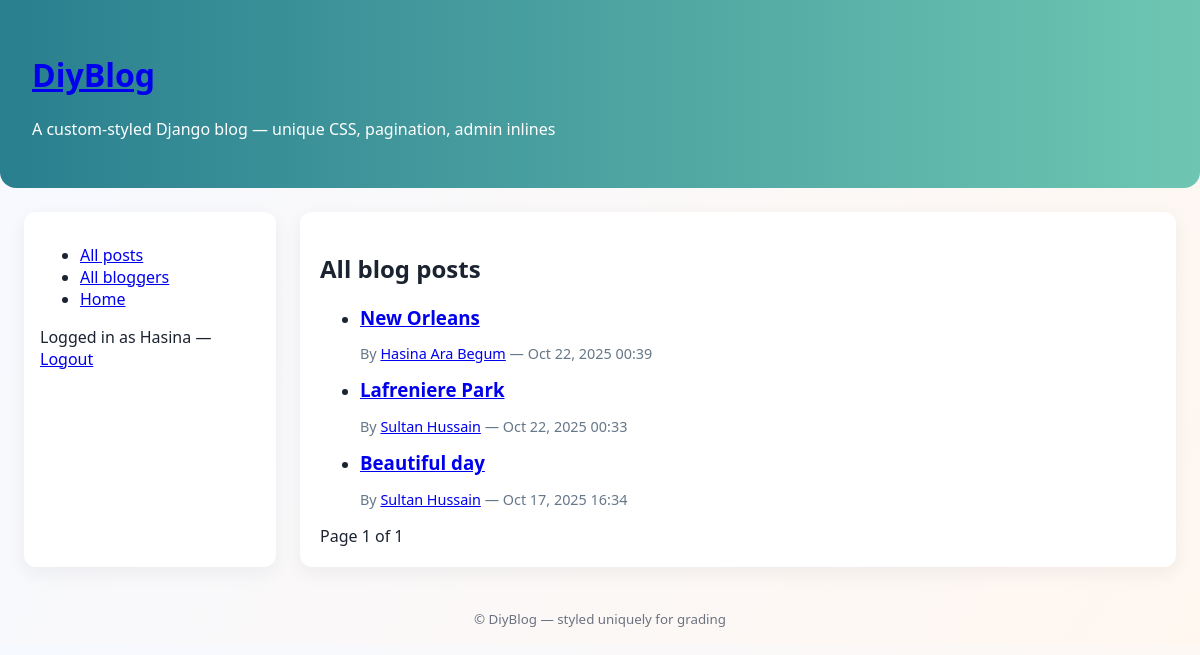
The app's page /blog/blogs/ (signed in) with its own data.
### blog/models.py (models this page shows, shortened)
class BlogPost(models.Model):
    title = models.CharField(max_length=255)
    author = models.ForeignKey(Blogger, on_delete=models.SET_NULL, null=True, related_name='posts')
    content = models.TextField()
    created_at = models.DateTimeField(default=timezone.now, db_index=True)
    class Meta:
        ordering = ['-created_at']  # newest first

class Blogger(models.Model):
    user = models.OneToOneField(User, on_delete=models.SET_NULL, null=True, blank=True)
    name = models.CharField(max_length=200)
    bio = models.TextField(blank=True)
    created_at = models.DateTimeField(default=timezone.now)

### blog/views.py (the view)
# urls.py: path('blogs/', views.blog_list, name='blog_list'),  # list of posts (paginated)
def blog_list(request):
    posts = BlogPost.objects.select_related('author').all()
    paginator = Paginator(posts, 5)  # paginated in groups of 5
    page_number = request.GET.get('page')
    page_obj = paginator.get_page(page_number)
    return render(request, 'blog/blog_list.html', {'page_obj': page_obj})

### blog/templates/blog/blog_list.html (shortened to what this page needs)
{% extends 'blog/base.html' %}
{% block content %}
<h2>All blog posts</h2>
<ul class="post-list">
  {% for post in page_obj.object_list %}
    <li>
      <h3><a href="{% url 'blog:blog_detail' post.pk %}">{{ post.title }}</a></h3>
      <p class="meta">By <a href="{% url 'blog:blogger_detail' post.author.pk %}">{{ post.author.name }}</a> — {{ post.created_at|date:"M j, Y H:i" }}</p>
    </li>
  {% empty %}
    <li>No posts yet.</li>
  {% endfor %}
</ul>
<div class="pagination">
  <span>Page {{ page_obj.number }} of {{ page_obj.paginator.num_pages }}</span>
</div>
{% endblock %}

### blog/templates/blog/base.html (shortened to what this page needs)
{% load static %}
<!doctype html>
<html lang="en">
<head>
  <link rel="stylesheet" href="{% static 'css/site.css' %}">
</head>
<body>
  <div class="site-header">
    <h1><a href="{% url 'blog:index' %}">DiyBlog</a></h1>
    <p class="site-sub">A custom-styled Django blog — unique CSS, pagination, admin inlines</p>
  </div>
  <div class="container">
    <aside class="sidebar">
      <nav>
        <ul>
          <li><a href="{% url 'blog:blog_list' %}">All posts</a></li>
          <li><a href="{% url 'blog:blogger_list' %}">All bloggers</a></li>
          <li><a href="{% url 'blog:index' %}">Home</a></li>
        </ul>
      </nav>
      <div class="auth-links">
        {% if user.is_authenticated %}
          <p>Logged in as {{ user.username }} — <a href="{% url 'logout' %}?next={{ request.path }}">Logout</a></p>
        {% else %}
          <p><a href="{% url 'login' %}?next={{ request.path }}">Login</a></p>
        {% endif %}
      </div>
    </aside>
    <main class="content">
      {% block content %}{% endblock %}
    </main>
  </div>
  <footer class="site-footer">
    <small>© {{ now|date:"Y" }} DiyBlog — styled uniquely for grading</small>
  </footer>
</body>
</html>

### blog/static/css/site.css (style rules this page uses)
body { font-family: "Segoe UI", Roboto, Arial, sans-serif; background: linear-gradient(120deg,#f6f9ff,#fff7f0); color: #1b2330; margin: 0; }
.site-header { padding: 2rem; background: linear-gradient(90deg,#2a7f8f,#6ec6b2); color: white; border-bottom-left-radius: 16px; border-bottom-right-radius: 16px; }
.container { display: flex; gap: 1.5rem; padding: 1.5rem; }
.sidebar { width: 220px; background: white; padding: 1rem; border-radius: 12px; box-shadow: 0 6px 18px rgba(30,40,50,0.06); }
.content { flex: 1; background: white; padding: 1.25rem; border-radius: 12px; box-shadow: 0 6px 18px rgba(30,40,50,0.06); }
.post-list h3 { margin: 0.25rem 0; }
.meta { font-size: 0.9rem; color: #667788; }
.pagination { margin-top: 1rem; display:flex; gap: 1rem; align-items:center; }
.site-footer { text-align:center; padding:1rem; color:#6b7280; }

### records on screen
BlogPost: title "New Orleans", author.name "Hasina Ara Begum", created_at "Oct 22, 2025 00:39"
BlogPost: title "Lafreniere Park", author.name "Sultan Hussain", created_at "Oct 22, 2025 00:33"
BlogPost: title "Beautiful day", author.name "Sultan Hussain", created_at "Oct 17, 2025 16:34"

### other values on screen
{{ user.username }} "Hasina"
{{ page_obj.number }} "1"
{{ page_obj.paginator.num_pages }} "1"
